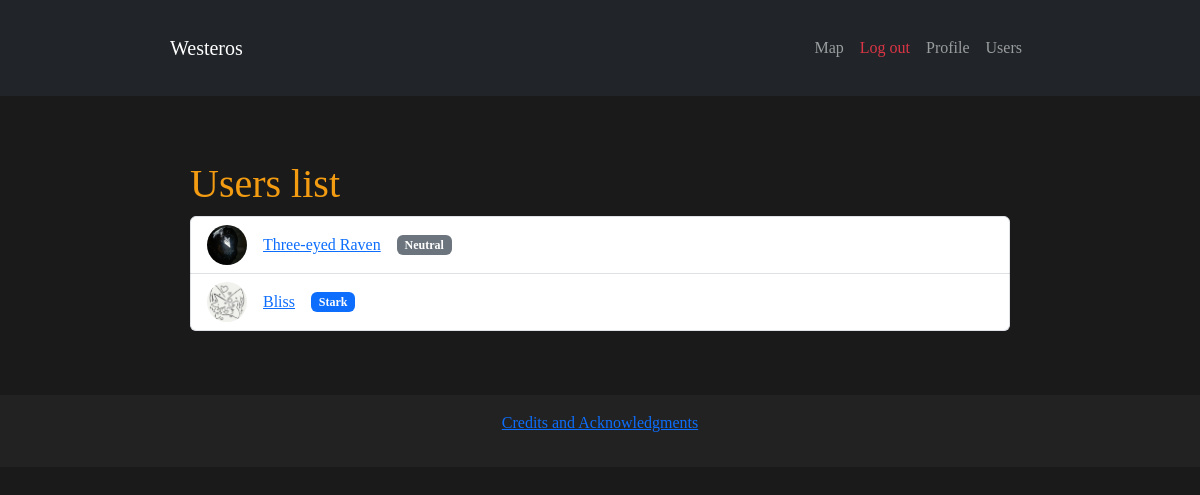
The app's page /users (signed in) with its own data.
### models/models.py (models this page shows, shortened)
class User(db.Model, UserMixin):
    __tablename__ = 'users'
    id = db.Column(db.Integer, primary_key = True)
    username = db.Column(db.String(80), unique = True, nullable = False)
    email = db.Column(db.String(120), unique = True, nullable = False)
    password_hash = db.Column(db.String(256), nullable = False)
    avatar = db.Column(db.String(255), nullable = False, default = "default_avatar.png")
    status = db.Column(db.String(255), nullable = True)
    role = db.Column(db.Enum(UserRole), default = UserRole.MEMBER, nullable = False)
    house_id = db.Column(db.Integer, db.ForeignKey('houses.id'), nullable = True)
    house = db.relationship('House', back_populates="users")

class House(db.Model):
    __tablename__ = 'houses'
    id = db.Column(db.Integer, primary_key = True) # House id
    name = db.Column(db.String(100), unique = True, nullable = False) # House name
    seat = db.relationship("Seat", uselist = False, back_populates = "house") # House seat - family castle
    lands = db.Column(db.String(100), unique = True, nullable = False) # House lands
    words = db.Column(db.Text, nullable = False)
    emblem = db.Column(db.String(255)) # Coat of Arms
    users = db.relationship("User", back_populates="house") # Users joined the house

### routes/user_routes.py (the view)
@user_bp.route("/users")
def all_users():
    users = User.query.all() # Getting users from database
    return render_template("users.html", users = users)

### app.py (called while the page is built)
@login_manager.user_loader
def load_user(user_id):
    return User.query.get(int(user_id))

### templates/users.html
{% extends "base.html" %}
{% block content %}
<div class="container">
    <h1>Users list</h1>
    {% if users %}
        <ul class="list-group">
            {% for user in users %}
                <li class="list-group-item d-flex align-items-center">
                    <img src="{{ url_for('static', filename='avatars/' + user.avatar) }}"
                        alt="Avatar" width="40", height="40" class="rounded-circle me-3">
                    <a href="{{ url_for('user.user_profile', username = user.username)}}" class="me-3">
                        {{ user.username }}
                    </a>
                    {% if user.house %}
                        <span class="badge bg-primary">{{ user.house.name }}</span>
                    {% else %}
                        <span class="badge bg-secondary">Neutral</span>
                    {% endif %}
                </li>
            {% endfor %}
        </ul>
    {% else %}
        <p>There's no users yet</p>
    {% endif %}
</div>
{% endblock %}

### static/css/styles.css (style rules this page uses)
body { background-color: #1a1a1a; color: #ffffff; font-family: 'Georgia', serif; margin: 0; padding: 0; }
.container { max-width: 900px; margin: auto; padding: 20px; }
h1, h2, h3 { color: #f39c12; text-decoration: none; }

### records on screen
User: avatar (picture), username "Three-eyed Raven", shows "Neutral"
User: avatar (picture), username "Bliss", house.name "Stark"
